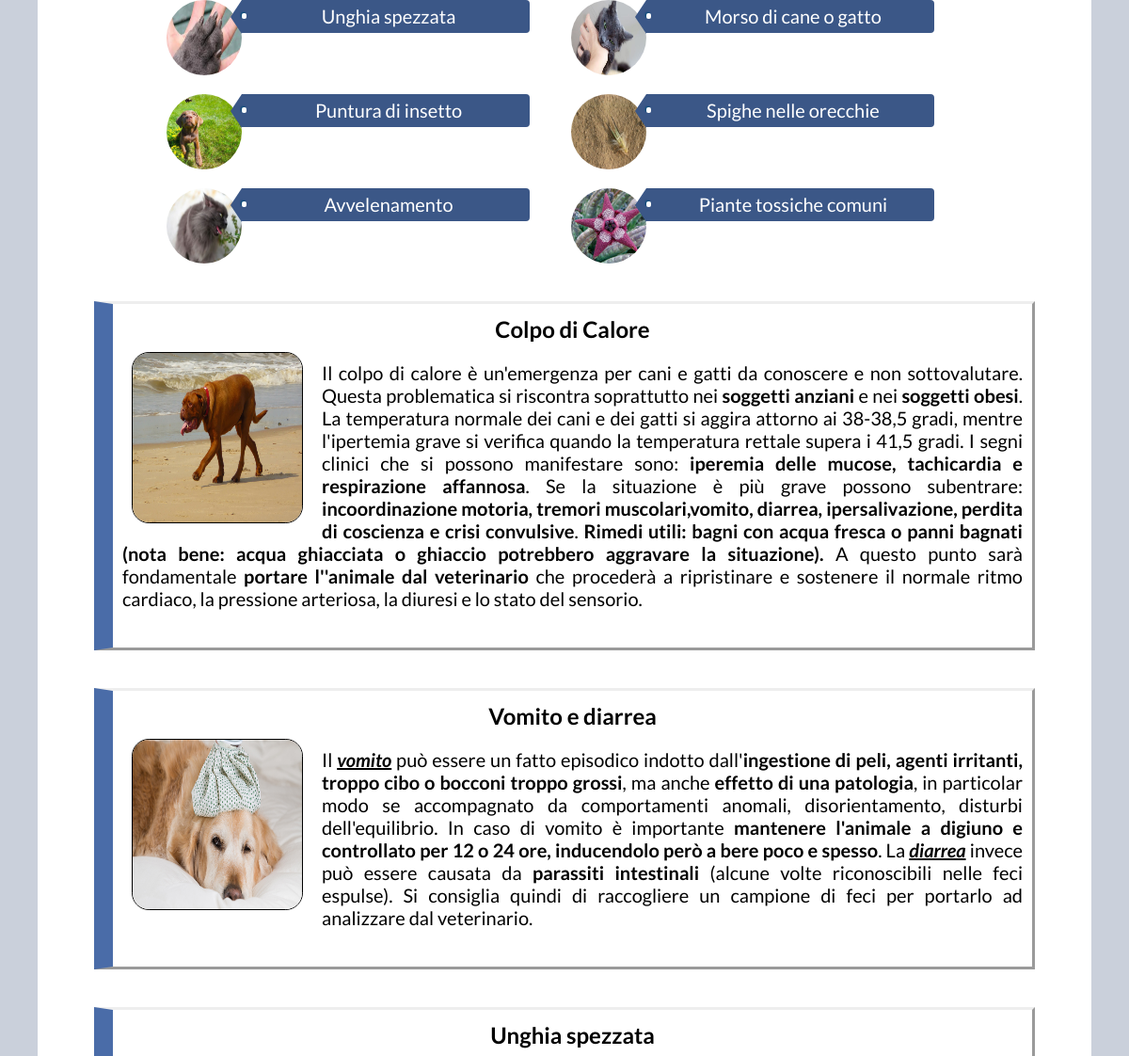
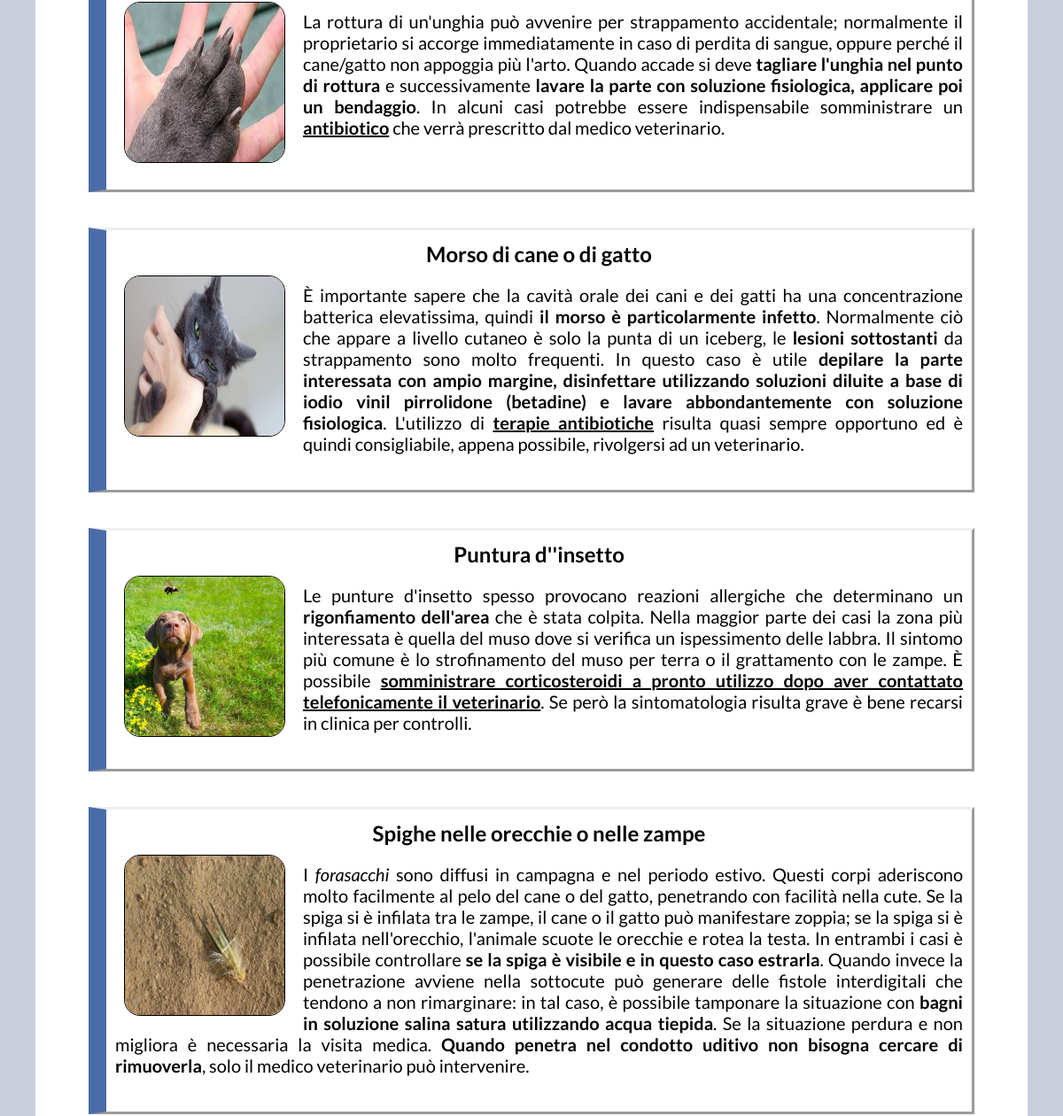
Page /Emergenze.php (middle part) on the earlier database version (2 pictures, top to bottom).
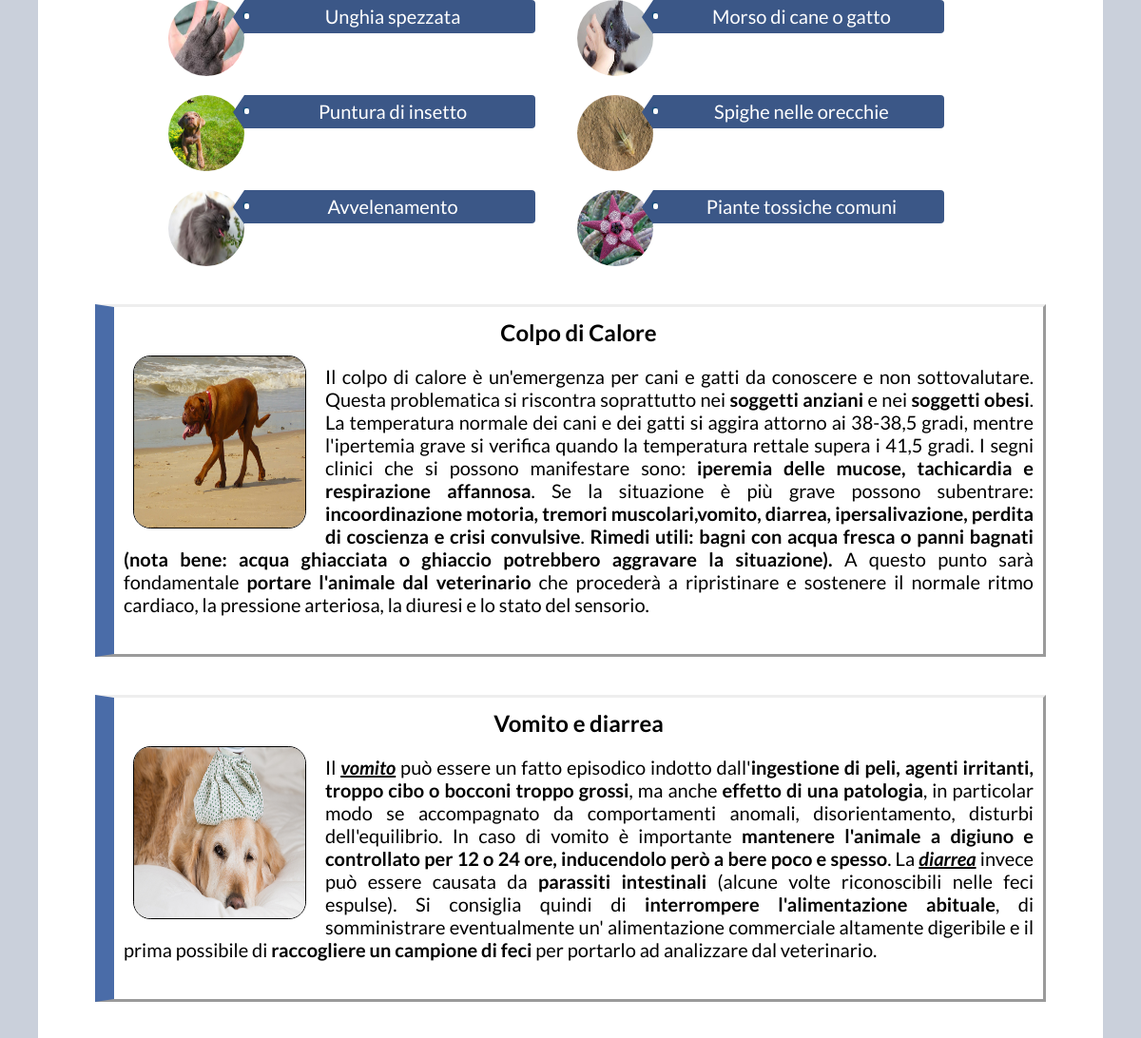
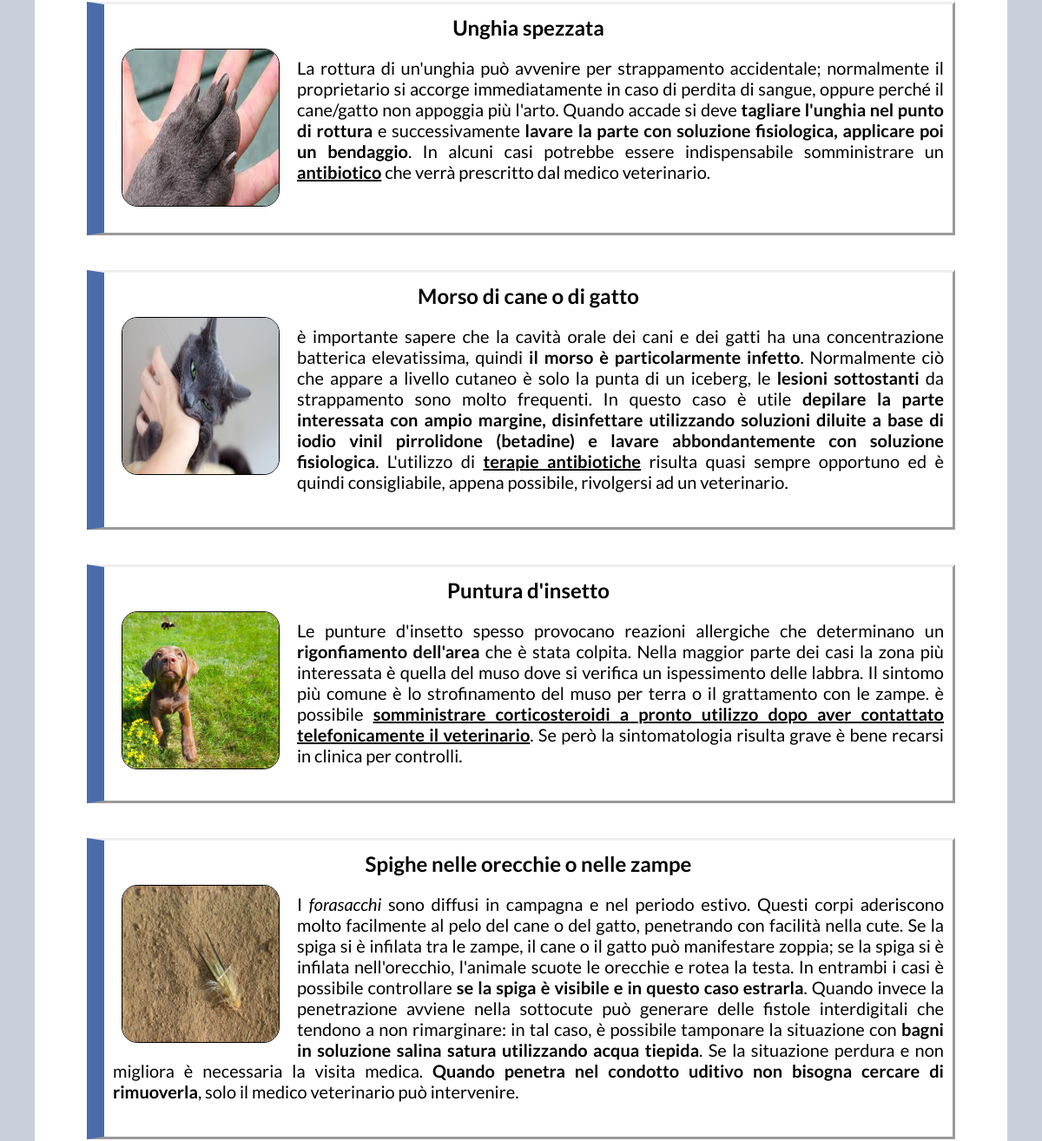
Same page on the later database version (2 pictures, top to bottom).
### tables this page shows
CREATE TABLE `emergenzeindice` (
  `id` varchar(50) NOT NULL,
  `name` varchar(50) NOT NULL,
  `Path` varchar(200) NOT NULL,
  `alt` varchar(400) DEFAULT NULL
);

CREATE TABLE `emergenze` (
  `id` varchar(50) NOT NULL,
  `name` varchar(50) NOT NULL,
  `Path` varchar(200) NOT NULL,
  `alt` varchar(400) DEFAULT NULL,
  `Descrizione` text NOT NULL
);

### DB_Access.php (called while the page is built, shortened)
<?php
class DBAccess{
  public $connessione;
  public function openDBConnection(){
    $this->connessione = mysqli_connect(static::HOST_DB, static::USERNAME, static::PASSWORD, static::DATABASE_NAME);
    if(!$this->connessione){
      return false;
    }
    else{
      return true;
    }
  }
public function getemergenze(){
      $querySelect = "SELECT * FROM emergenze";
      $queryResult=mysqli_query($this->connessione, $querySelect) or die ("Error in getOrari query: " .mysqli_error($this->connessione));
      if(mysqli_num_rows($queryResult) == 0){
        return null;
      }
      else{
        $result = array();
        while($row = mysqli_fetch_assoc($queryResult)){
        $arrayResult = array(
          "id" => $row['id'],
          "name" => $row['name'],
          "Path" => $row['Path'],
          "alt" => $row['alt'],
          "Descrizione" => $row['Descrizione'],
          );
          array_push($result, $arrayResult);
        }
        return $result;
      }
   }
public function getemergenzeIndice(){
      $querySelect = "SELECT * FROM emergenzeIndice";
      $queryResult=mysqli_query($this->connessione, $querySelect) or die ("Error in getOrari query: " .mysqli_error($this->connessione));
      if(mysqli_num_rows($queryResult) == 0){
        return null;
      }
      else{
        $result = array();
        while($row = mysqli_fetch_assoc($queryResult)){
        $arrayResult = array(
          "id" => $row['id'],
          "name" => $row['name'],
          "Path" => $row['Path'],
          "alt" => $row['alt'],
          );
          array_push($result, $arrayResult);
        }
        return $result;
      }
   }
}
?>

### Emergenze.php (the view, shortened to what this page needs)
<!DOCTYPE  html>
<html xmlns="http://www.w3.org/1999/xhtml" xml:lang="it" lang="it" >
    <head>
        <link rel="stylesheet" type="text/css" href="css/style2.css">
        <link rel="stylesheet" type="text/css" href="print.css" media="print">
    </head>
<body>
<?php
    $access = new DBAccess();
        ?>
<div id="page" class="container">
<br/>
<br/>
<div id="content">
<div class="list-type3">
<ol>
	<?php
		$result=$access-> getemergenzeIndice();
            if(count($result)>0){?>
	<?php foreach($result as $emergenzeIndice){?>
<li><img src="<?php echo $emergenzeIndice['Path']; ?>" alt="<?php echo htmlentities($emergenzeIndice['alt'], ENT_HTML5, "UTF-8");?>">
	<a href="#<?php echo $emergenzeIndice['id'];?>"><?php echo $emergenzeIndice['name']; ?></a>
</li>
<?php }
		}
	?>
<li><img src="img/piante.jpg" alt="icona di una pianta"><a class="piante-colore" href="#piante">Piante tossiche comuni</a></li>
</ol>
</div>
		<?php
		$result=$access-> getemergenze();
            if(count($result)>0){?>
	<?php foreach($result as $emergenze){?>
	<div class="box2">
	<div class="name2"> <?php echo $emergenze['name']; ?> </div>
	<div class="boxImage2"> <img id="image5" src="<?php echo $emergenze['Path']; ?>" alt="<?php echo htmlentities($emergenze['alt'], ENT_HTML5, "UTF-8");?>"> </div>
	<div class="descrizione"> <?php echo $emergenze['Descrizione'];?> </div>
</div>
	<?php }
		}
	?>
</div>
</body>
</html>

### css/style2.css (style rules this page uses)
body { font-size:1.25em ; font-family: 'Lato', sans-serif; color:black; margin: 0; height:100%; width: 100%; }
#page { background-color: #cad0db; }
#content { text-align: center; margin-left: 2em; margin-right: 2em; padding:2em 2em 2em 2em; background-color: white; margin-top: -1.5em; margin-bottom: 1em; }
.highlight { font-weight: bold; }
.highlight2 { font-weight: bold; text-decoration: underline; }
.list-type3 li img { width: 4em; height: 4em; border-radius: 50%; float: left; position: relative; margin-bottom: 1em; }
ol { list-style-type: none; margin: 0 auto; display: inline-block; margin-left: -1.5em; }
.list-type3 { margin:0; width:auto; display: inline-block; text-align: center; }
.list-type3 li, .list-type3 a { display: inline-block; line-height:35px; position:relative; transition: background-color 1.5s ease; margin-right: 1em; }
.list-type3 a { width: 300px; background:#3B5787; color:#fff; text-decoration:none; border-bottom-right-radius:4px; border-top-right-radius:4px; padding-left: 0.3em; }
.list-type3 a:before { content:""; float:left; position:absolute; top:0; left:-0.6em; border-color:transparent #3B5787 transparent transparent; border-style:solid; border-width: 18px 12px 18px 0; }
.list-type3 a:after { content:""; position:absolute; top:0.7em; left:0; float:left; width:0.26em; height:0.26em; border-radius:2px; background:#fff; box-shadow:-1px -1px 2px #004977; }
.box2 { display: inline-table; font-size: 1em; margin: 1em; overflow: hidden; width: auto; height: auto; border-style: outset; border-left-color: #4a6ca8; border-left-width: 1em; padding-bottom: 1em; }
.name2 { color: black; text-align: center; font-weight: bold; font-size: 1.2em; margin-top: 0.5em; }
.boxImage2 { height: auto; text-align: left; width: auto; }
.descrizione { text-align: justify; vertical-align:middle; position: relative; margin-top: 1em; margin-bottom: 1em; margin-right: 0.5em; margin-left: 0.5em; }
#image5 { width: 9em; height: 9em; border-radius: 10%; border: 0.05em solid black; margin-top: 0.5em; margin-bottom: 0.5em; margin-left: 1em; margin-right: 1em; float: left; }

### css/print.css (style rules this page uses)
html, body { margin-top: 0px !important; padding-top: 0px; margin-bottom: 0em; padding-bottom: 0em; }
.leftHome, .rightHome, .BenvenutoHome, .contentHome, .container { text-align: left; margin-top: 0em; padding-top: 0em; padding-bottom: 0em; padding-left: 0em; position: unset; float: none; width: 100%; }

Differences in the rows shown:
changed emergenze "Colpo di Calore": Descrizione "…punto sarà fondamentale portare l''animale dal veterinario che procederà…" → "…punto sarà fondamentale portare l'animale dal veterinario che procederà…"
changed emergenze "Vomito e diarrea": Descrizione "…Si consiglia quindi di raccogliere un campione di…" → "…Si consiglia quindi di interrompere l'alimentazione abituale , di somministrare eventualmente un' alimentazione commerciale altamente digeribile e il prima possibile di raccogliere un campione di…"
changed emergenze "Morso di cane o di gatto": Descrizione "È importante sapere che la…" → "è importante sapere che la…"
changed emergenze: name "Puntura d''insetto" → "Puntura d'insetto"; Descrizione "…grattamento con le zampe. È possibile somministrare corticosteroidi a…" → "…grattamento con le zampe. è possibile somministrare corticosteroidi a…"
